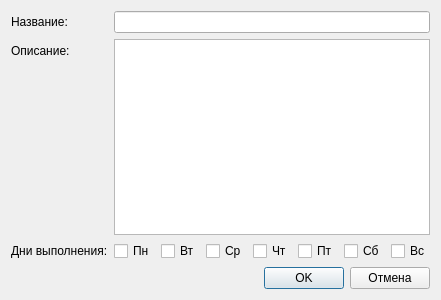
<?xml version="1.0" encoding="UTF-8"?>
<ui version="4.0">
 <class>HabitDialog</class>
 <widget class="QDialog" name="HabitDialog">
  <property name="geometry">
   <rect>
    <x>0</x>
    <y>0</y>
    <width>400</width>
    <height>300</height>
   </rect>
  </property>
  <property name="windowTitle">
   <string>Добавить привычку</string>
  </property>
  <layout class="QVBoxLayout" name="verticalLayout">
   <item>
    <layout class="QFormLayout" name="formLayout">
     <item row="0" column="0">
      <widget class="QLabel" name="label">
       <property name="text">
        <string>Название:</string>
       </property>
      </widget>
     </item>
     <item row="0" column="1">
      <widget class="QLineEdit" name="nameEdit"/>
     </item>
     <item row="1" column="0">
      <widget class="QLabel" name="label_2">
       <property name="text">
        <string>Описание:</string>
       </property>
      </widget>
     </item>
     <item row="1" column="1">
      <widget class="QTextEdit" name="descriptionEdit"/>
     </item>
     <item row="2" column="0">
      <widget class="QLabel" name="label_3">
       <property name="text">
        <string>Дни выполнения:</string>
       </property>
      </widget>
     </item>
     <item row="2" column="1">
      <layout class="QHBoxLayout" name="horizontalLayout">
       <item>
        <widget class="QCheckBox" name="day1CheckBox">
         <property name="text">
          <string>Пн</string>
         </property>
        </widget>
       </item>
       <item>
        <widget class="QCheckBox" name="day2CheckBox">
         <property name="text">
          <string>Вт</string>
         </property>
        </widget>
       </item>
       <item>
        <widget class="QCheckBox" name="day3CheckBox">
         <property name="text">
          <string>Ср</string>
         </property>
        </widget>
       </item>
       <item>
        <widget class="QCheckBox" name="day4CheckBox">
         <property name="text">
          <string>Чт</string>
         </property>
        </widget>
       </item>
       <item>
        <widget class="QCheckBox" name="day5CheckBox">
         <property name="text">
          <string>Пт</string>
         </property>
        </widget>
       </item>
       <item>
        <widget class="QCheckBox" name="day6CheckBox">
         <property name="text">
          <string>Сб</string>
         </property>
        </widget>
       </item>
       <item>
        <widget class="QCheckBox" name="day7CheckBox">
         <property name="text">
          <string>Вс</string>
         </property>
        </widget>
       </item>
      </layout>
     </item>
    </layout>
   </item>
   <item>
    <layout class="QHBoxLayout" name="horizontalLayout_2">
     <item>
      <spacer name="horizontalSpacer">
       <property name="orientation">
        <enum>Qt::Horizontal</enum>
       </property>
       <property name="sizeHint" stdset="0">
        <size>
         <width>40</width>
         <height>20</height>
        </size>
       </property>
      </spacer>
     </item>
     <item>
      <widget class="QPushButton" name="okButton">
       <property name="text">
        <string>OK</string>
       </property>
      </widget>
     </item>
     <item>
      <widget class="QPushButton" name="cancelButton">
       <property name="text">
        <string>Отмена</string>
       </property>
      </widget>
     </item>
    </layout>
   </item>
  </layout>
 </widget>
 <resources/>
 <connections>
  <connection>
   <sender>okButton</sender>
   <signal>clicked()</signal>
   <receiver>HabitDialog</receiver>
   <slot>accept()</slot>
  </connection>
  <connection>
   <sender>cancelButton</sender>
   <signal>clicked()</signal>
   <receiver>HabitDialog</receiver>
   <slot>reject()</slot>
  </connection>
 </connections>
</ui>
